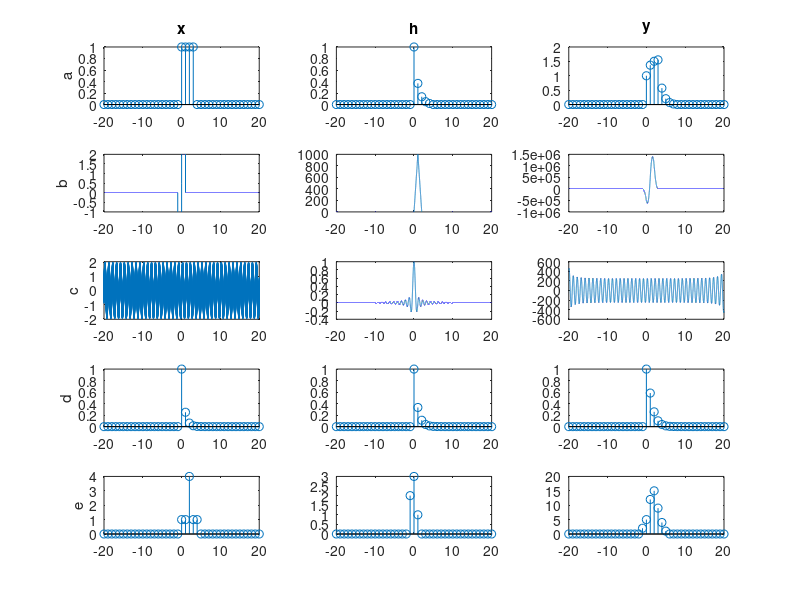

The MATLAB source for this figure:
%% Parameter Declaration
f1=1;   %For part c
f2=100; %For part c
n= -20:20; %For discrete ones (a,d,e)
t= -20 : 0.001 : 20;  %For continues ones (b,c)
un=fix( (sign(n)+1)/2 +0.5 );  %Or  discrete Heaviside 
ut= (sign(t)+1)/2; %Or continues Heaviside 

%% a
xa = n .* 0; %Pre-allocation
xa (n>=0 & n<=3)=1;
subplot(5,3,1);
stem (n,xa);
title('x');
ylabel('a');
un5 = n .* 0; %5-Right-Shifted Heaviside
un5(26:end)=1;
ha = (un-un5).*(exp(-n));
subplot(5,3,2);
stem (n,ha);
title('h');
ya0 = conv (xa,ha);
ya = ya0(21:61);
subplot(5,3,3);
stem (n,ya);
title('y');

%% b
ut11= ut; %1-Left-Shifted Heaviside
ut11(t>-1)=1;
ut1 = ut;
ut1(t<1)=0;
xb = -ut11 + 3*ut - 2*ut1;
subplot (5,3,4);
plot (t,xb);
ylabel('b');
mid=conv(ut-ut1,ut-ut1);
hb=mid(20001:60001);
%mid=conv(ut1,ut);
%hb = ut-mid(20001:60001)-ut1;
subplot (5,3,5);
plot (t,hb);
yb0 = conv (xb,hb);
yb = yb0(20001:60001);
subplot(5,3,6);
plot (t,yb);

%% c
xc = sin (2*pi*f1*t) + sin (2*pi*f2*t);
subplot (5,3,7);
plot (t,xc);
ylabel('c');
hc = sinc (2*f1*t);
hc (t<-10 | t>10)=0;
subplot (5,3,8);
plot (t,hc);
yc0 = conv (xc , hc);
yc = yc0 (20001:60001);
subplot(5,3,9);
plot (t,yc);

%% d
un10 = un;
un10(n<10) = 0;
xd = (un - un10) ./ (4.^n);
subplot (5,3,10);
stem (n,xd);
ylabel('d');
hd = (un - un10) ./ (3.^n);
subplot (5,3,11);
stem (n,hd);
yd0 = conv (xd,hd);
yd = yd0(21:61);
subplot (5,3,12);
stem (n,yd);

%% e
xe = n .* 0;
xe(n>=0 & n<=4)=1;
xe(23)=4;
subplot (5,3,13);
stem (n,xe);
ylabel('e');
he = n.*0;
he(21-1)=2;
he(21+0)=3;
he(21+1)=1;
subplot (5,3,14);
stem (n,he);
ye0 = conv (xe,he);
ye = ye0 (21:61);
subplot (5,3,15);
stem (n,ye);
